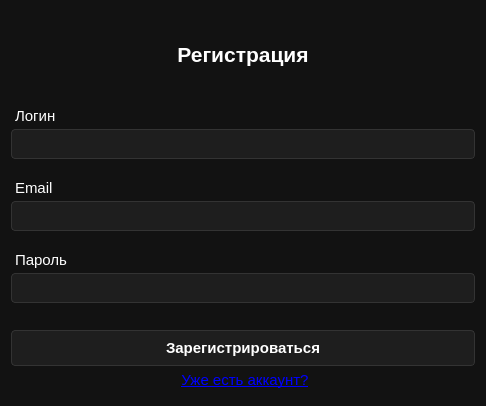
<?xml version="1.0" encoding="UTF-8"?>
<ui version="4.0">
 <class>RegisterWindow</class>
 <widget class="QDialog" name="RegisterWindow">
  <property name="geometry">
   <rect>
    <x>0</x>
    <y>0</y>
    <width>486</width>
    <height>406</height>
   </rect>
  </property>
  <property name="windowTitle">
   <string>Register</string>
  </property>
  <property name="styleSheet">
   <string notr="true">/* Общий фон окна авторизации */
QWidget {
    background-color: #121212;
    color: #FFFFFF;
    font-family: &quot;Segoe UI&quot;, Arial, sans-serif;
}

/* Заголовок &quot;Авторизация&quot; */
QLabel#titleLabel {
    font-size: 20pt;
    font-weight: bold;
    color: #FFFFFF;
    qproperty-alignment: AlignCenter;
    margin-bottom: 20px;
}

/* Метки &quot;Логин&quot;, &quot;Пароль&quot; */
QLabel {
    color: #FFFFFF;
    font-size: 11pt;
    padding: 4px 0px;
}

/* Поля ввода */
QLineEdit {
    background-color: #1E1E1E;
    color: #FFFFFF;
    border: 1px solid #333333;
    padding: 6px 10px;
    border-radius: 4px;
    selection-background-color: #BB86FC;
    selection-color: black;
}

/* Кнопка &quot;Войти&quot; */
QPushButton {
    background-color: #1E1E1E;
    color: #FFFFFF;
    border: 1px solid #333333;
    padding: 8px 20px;
    border-radius: 4px;
    font-weight: 500;
}

QPushButton:hover {
    background-color: #333333;
}

QPushButton:pressed {
    background-color: #BB86FC;
    color: black;
}
QLabel#ifExist {
    color: #BB86FC;
    text-decoration: underline;
    cursor: pointer;
    padding: 4px 0px;
    qproperty-alignment: AlignRight;
}</string>
  </property>
  <layout class="QVBoxLayout" name="verticalLayout_6">
   <property name="spacing">
    <number>27</number>
   </property>
   <item>
    <widget class="QLabel" name="label">
     <property name="styleSheet">
      <string notr="true">font-size: 16pt;</string>
     </property>
     <property name="text">
      <string>&lt;b&gt;Регистрация&lt;/b&gt;</string>
     </property>
     <property name="alignment">
      <set>Qt::AlignmentFlag::AlignBottom|Qt::AlignmentFlag::AlignHCenter</set>
     </property>
    </widget>
   </item>
   <item>
    <layout class="QVBoxLayout" name="verticalLayout_4">
     <property name="spacing">
      <number>16</number>
     </property>
     <item>
      <layout class="QVBoxLayout" name="verticalLayout_3">
       <property name="spacing">
        <number>0</number>
       </property>
       <item>
        <widget class="QLabel" name="loginLabel">
         <property name="text">
          <string>Логин</string>
         </property>
        </widget>
       </item>
       <item>
        <widget class="QLineEdit" name="loginLineEdit"/>
       </item>
      </layout>
     </item>
     <item>
      <layout class="QVBoxLayout" name="verticalLayout_2">
       <property name="spacing">
        <number>0</number>
       </property>
       <item>
        <widget class="QLabel" name="emailLabel">
         <property name="text">
          <string>Email</string>
         </property>
        </widget>
       </item>
       <item>
        <widget class="QLineEdit" name="emailLineEdit"/>
       </item>
      </layout>
     </item>
     <item>
      <layout class="QVBoxLayout" name="verticalLayout">
       <property name="spacing">
        <number>0</number>
       </property>
       <item>
        <widget class="QLabel" name="passwordLabel">
         <property name="text">
          <string>Пароль</string>
         </property>
        </widget>
       </item>
       <item>
        <widget class="QLineEdit" name="passwordLineEdit"/>
       </item>
      </layout>
     </item>
    </layout>
   </item>
   <item>
    <layout class="QVBoxLayout" name="verticalLayout_5">
     <property name="spacing">
      <number>0</number>
     </property>
     <item>
      <widget class="QPushButton" name="pushButton">
       <property name="styleSheet">
        <string notr="true">font-size: 11pt;
</string>
       </property>
       <property name="text">
        <string>Зарегистрироваться</string>
       </property>
      </widget>
     </item>
     <item>
      <widget class="QLabel" name="ifExist">
       <property name="text">
        <string>&lt;html&gt;&lt;head/&gt;&lt;body&gt;&lt;p align=&quot;center&quot;&gt;&lt;a href=&quot;#&quot;&gt;Уже есть аккаунт?&lt;/a&gt;&lt;/p&gt;&lt;/body&gt;&lt;/html&gt;</string>
       </property>
      </widget>
     </item>
    </layout>
   </item>
  </layout>
 </widget>
 <resources/>
 <connections/>
</ui>
